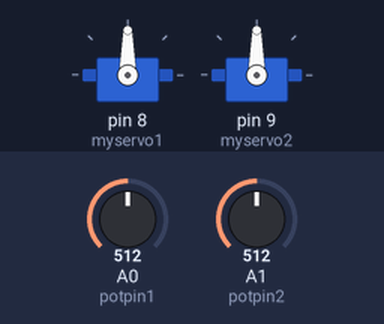
Recording of a sketch running on a simulated Arduino Uno, built with avr-gcc and run on an emulated ATmega328P. Parts: 2 × servo. Inputs (shaded band) come from the test bench; at power-on: A0 (potpin1) = 512, A1 (potpin2) = 512.

Above: at 1.2 s.
1.3 s: A0 (potpin1) set to 716
At 2.3 s:
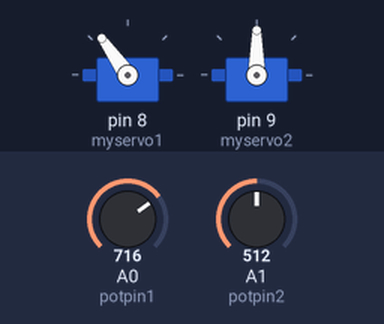
2.8 s: A1 (potpin2) set to 716
At 3.5 s:
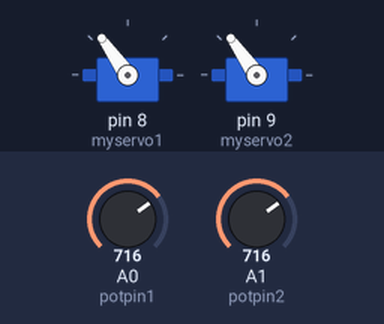
4.3 s: A0 (potpin1) set to 900
At 4.6 s:
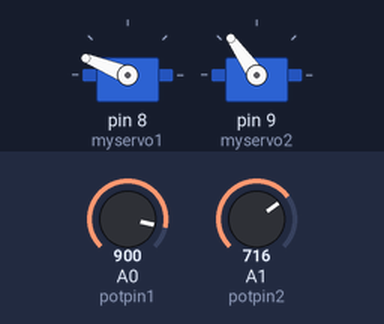
5.8 s: A1 (potpin2) set to 900
At 7.0 s:
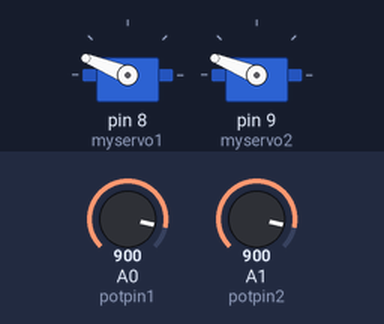
7.3 s: A0 (potpin1) set to 1023
At 8.1 s:
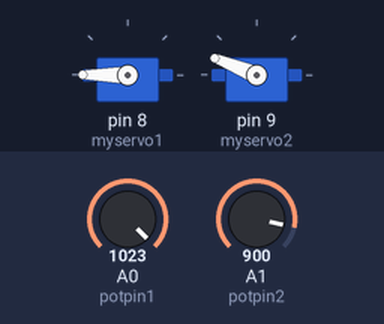
8.8 s: A1 (potpin2) set to 1023
At 9.2 s:
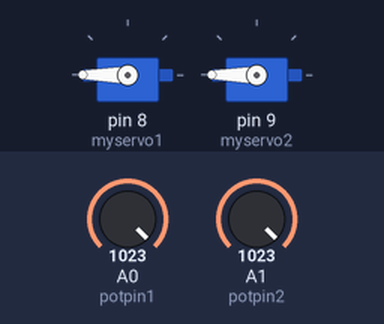
Timing chart, 0 to 11.3 s (numbered marks = the images above; inputs shaded):
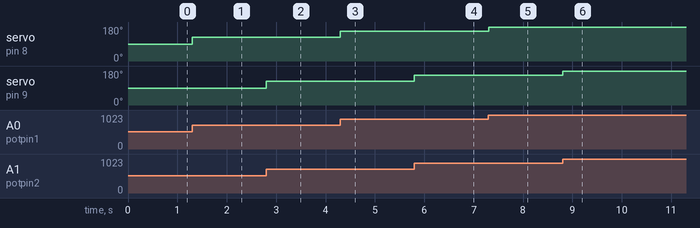

The sketch:

theunsinkable.ino
```cpp
#include <Servo.h>

Servo myservo1;
Servo myservo2;

int potpin1 = 0;
int potpin2 = 1;

int val;
int val2;

void setup() {
    myservo1.attach(8);
    myservo2.attach(9);
}

void loop() {
    val = analogRead(potpin1);
    val = map(val, 0, 1023, 0, 180);
    myservo1.write(val);

    val2 = analogRead(potpin2);
    val2 = map(val2, 0, 1023, 0, 180);
    myservo2.write(val2);
}
```

Measured:
- after the input at 1.3 s, servo on pin 8 (myservo1): 90° → 125° at once
- after the input at 2.8 s, servo on pin 9 (myservo2): 90° → 125° at once
- after the input at 4.3 s, servo on pin 8 (myservo1): 125° → 158° at once
- after the input at 5.8 s, servo on pin 9 (myservo2): 125° → 158° at once
- after the input at 7.3 s, servo on pin 8 (myservo1): 158° → 180° at once
- after the input at 8.8 s, servo on pin 9 (myservo2): 158° → 180° at once
